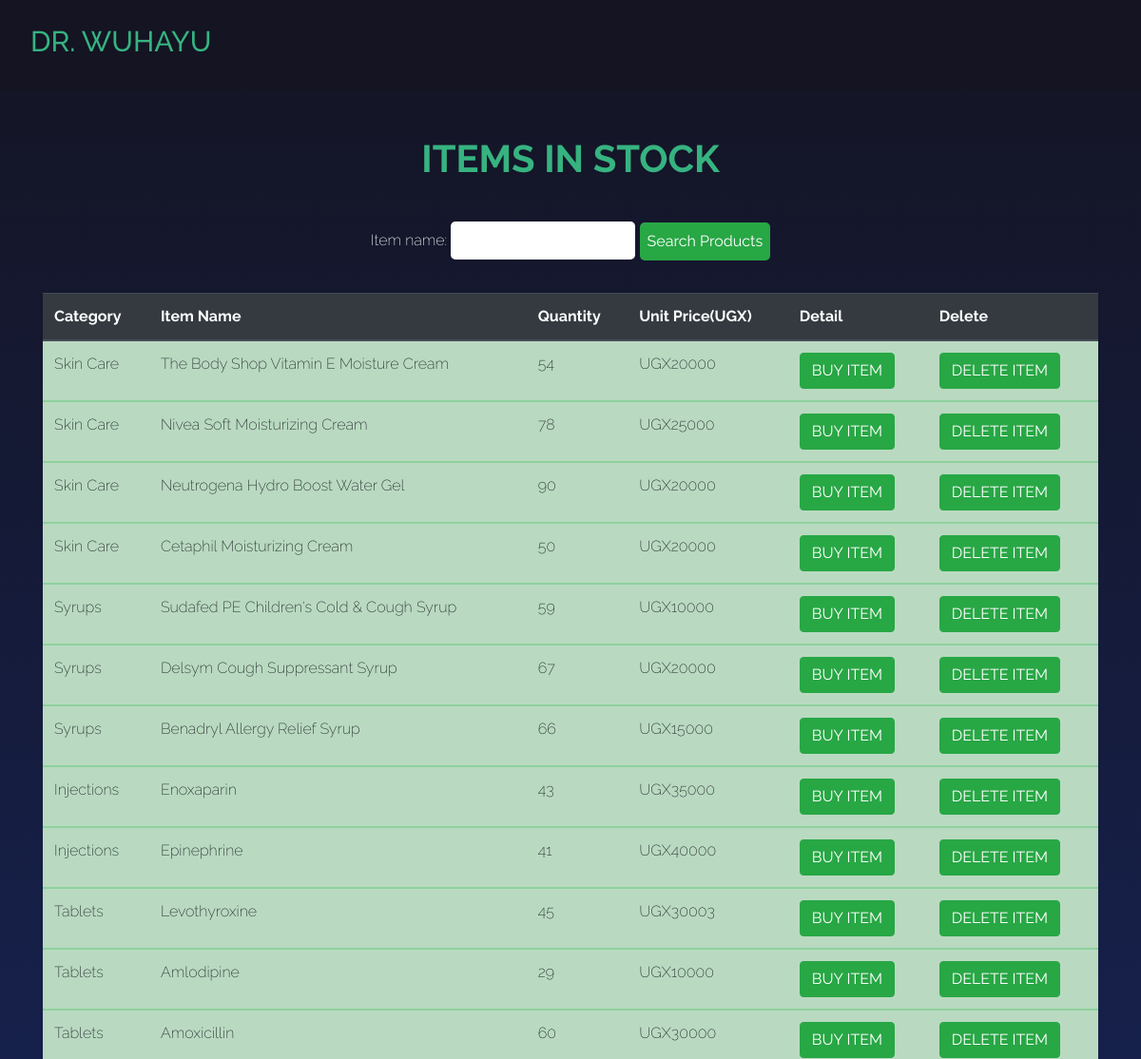
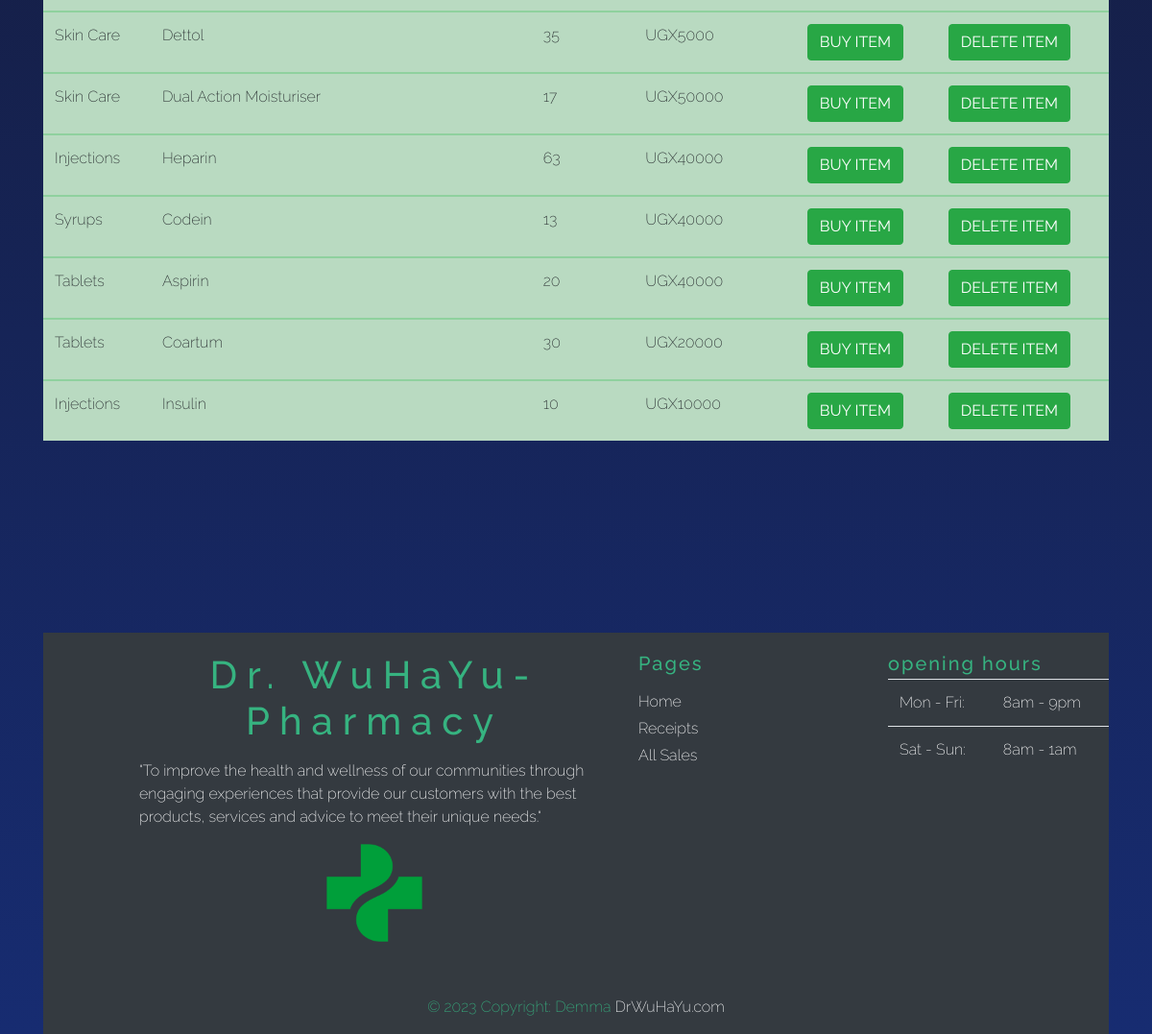
The app's page /index/ with its own data (2 pictures, top to bottom).
### invo/models.py (models this page shows, shortened)
class Product(models.Model):
    category_name = models.ForeignKey(Category,on_delete=models.CASCADE, null=True, blank=True)
    item_name = models.CharField(max_length = 50, null = True, blank = True)
    total_quantity = models.IntegerField(default = 0, null = True, blank = True)
    issuied_quantity = models.IntegerField(default = 0, null = True, blank = True)
    received_quantity = models.IntegerField(default = 0, null = True, blank = True)
    unit_price = models.IntegerField(default = 0, null = True, blank = True)
    manufacturer = models.CharField(max_length = 50, null = True, blank = True)
    brand = models.CharField(max_length = 50, null = True, blank = True)

class Category(models.Model):
    name = models.CharField(max_length = 50, null = True, blank = True)
    def __str__(self):
        return self.name

### invo/views.py (the view)
# urls.py: path('index/',views.index, name='index'),
def index(request):
    products = Product.objects.all().order_by('-id')
    product_filters = Product_filter(request.GET,queryset = products)
    products = product_filters.qs
    return render(request, 'products/index.html',{'products':products,'product_filters':product_filters})

### templates/products/index.html (shortened to what this page needs)
{% extends 'products/base.html' %} {% block content%}
<br></br>
<div class = "container">
  <h1 class= "text-center" id="item">ITEMS IN STOCK</h1>
  <br>
  <div class = "form-container">
    <form action = "" method = "GET" placeholder="Search" style="color: #ffff;">
      {{product_filters.form}}
      <input
      type = "submit"
      value = "Search Products"
      class="btn btn-success btn"/>
    </form>
  </div>
  <br>
  <table class="table table-success table-striped">
    <thead class="thead-dark">
      <tr>
        <th scope="col">Category</th>
        <th scope="col">Item Name</th>
        <th scope="col">Quantity</th>
        <th scope="col">Unit Price(UGX)</th>
        <th scope = "col">Detail</th>
        <th scope = "col">Delete</th>
      </tr>
    </thead>
    {% for product in products %}
    <tbody>
      <tr>
        <td>{{product.category_name}}</td>
        <td>{{product.item_name}}</td>
        <td>{{product.total_quantity}}</td>
        <td>UGX{{product.unit_price}}</td>
        <td><a href="{% url 'product_detail' product.id %}"
              ><input
                type="submit"
                value="BUY ITEM"
                class="btn btn-success btn"
                type="button"
            /></a></td>
        <td><a href="{% url 'delete_detail' product.id %}"
              ><input
                type="submit"
                value="DELETE ITEM"
                class="btn btn-success btn"
                type="button"
            /></a></td>
      </tr>
    </tbody>
    {% endfor %}
  </table>
</div>
{% endblock%}
{% load static%}

### templates/products/base.html (shortened to what this page needs)
{% load static %}
<!DOCTYPE html>
<html lang="en">
<head>
    <link rel="stylesheet" href="https://stackpath.bootstrapcdn.com/bootstrap/4.5.2/css/bootstrap.min.css">
    <link rel = "stylesheet" href = {% static 'css/main.css'%}>
</head>
<body>
  {% block nav %}
    <nav class="navbar navbar-expand-lg navbar-dark ">
        <a class="nav-link" href=""><h1 class="navbar-brand" style = "font-size: 25px" id="drw">DR. WUHAYU</h1></a>
     </nav>
  {% endblock %}
    {% block content%}
    {% endblock%}
</body>
{% block footer %}
<div class="container">
  <footer class="footer" style="background-color: #343a40;">
  <div class="footer-container">
    <div class="row">
      <div class="col-lg-6 col-md-12 mb-4">
        <h5 class="mb-3" style="letter-spacing: 10px; color: #36b380; text-align: center; font-size: 40px;">Dr. WuHaYu-Pharmacy</h5>
        <p style="color: #ffffff;">     "To improve the health and wellness of our communities through engaging
           experiences that provide our customers with the best products, services
           and advice to meet their unique needs."</p>
        <p>
          <div class="logo-container">
          <img src="{% static 'images/logo.svg.png' %}" alt="My Logo" class="logo2">
          </div>
        </p>
      </div>
      <div class="col-lg-3 col-md-6 mb-4">
        <h5 class="mb-3" style="letter-spacing: 2px; color: #36b380;">Pages</h5>
        <ul class="list-unstyled mb-0">
          <li class="mb-1">
            <a href="{% url 'home' %}" style="color: #ffffff;">Home</a>
          </li>
          <li class="mb-1">
            <a href="{% url 'receipt' %}" style="color: #ffffff;">Receipts</a>
          </li>
          <li class="mb-1">
            <a href="{% url 'all_sales' %}" style="color: #ffffff;">All Sales</a>
          </li>
        </ul>
      </div>
      <div class="col-lg-3 col-md-6 mb-4">
        <h5 class="mb-1" style="letter-spacing: 2px; color: #36b380;">opening hours</h5>
        <table class="table" style="color: #ffffff; border-color: #666;">
          <tbody>
            <tr>
              <td>Mon - Fri:</td>
              <td>8am - 9pm</td>
            </tr>
            <tr>
              <td>Sat - Sun:</td>
              <td>8am - 1am</td>
            </tr>
          </tbody>
        </table>
      </div>
    </div>
  </div>
  <div class="text-center p-3" style="background-color: ffffff; color: #36b380;">
    © 2023 Copyright: Demma
    <a class="text-light" href="https://profiles.stanford.edu/joy-wu">DrWuHaYu.com</a>
  </div>
</footer>
</div>
{% endblock %}
</html>

### invo/static/css/main.css (style rules this page uses)
:root { height: 100%; width: 100vw; margin: 0; padding: 0; overflow-x: hidden; }
* { box-sizing: border-box; padding: 0; margin: 0; }
html,body { position: relative; overflow-x: hidden; background: linear-gradient(to bottom,#141423,#172c71); width: 100% !important; height: 100vh; display: table; position: relative; background-position: center; -o-background-size: cover; -moz-background-size: cover; -webkit-background-size: cover; background-size: cover; background-repeat: no-repeat; font-weight: 400; max-width: 100; }
body { font-family: 'raleway'; font-weight: 200; }
.navbar { background-color: #141423; }
.navbar-brand { font-size: 30px !important; }
#item { font-size: 40px; font-style: georgia; font-weight: bold; color: #36b380; }
#drw { color: #36b380; }
.logo-container { display: flex; justify-content: center; align-items: center; padding-top: 0px; }
.form-container { width: 900px; margin: 0 auto; padding: 10px; border-radius: 5px; align-items: center; display: flex; justify-content: center; }
.form-container input { padding: 8px; border: none; border-radius: 5px; }
.footer-container { padding-top: 20px; margin-top: 200px; padding-left: 100px; }
.logo2 { width:100px; text-align: center; }

### records on screen
Product: category_name "Skin Care", item_name "The Body Shop Vitamin E Moisture Cream", total_quantity "54", unit_price "20000"
Product: category_name "Skin Care", item_name "Nivea Soft Moisturizing Cream", total_quantity "78", unit_price "25000"
Product: category_name "Skin Care", item_name "Neutrogena Hydro Boost Water Gel", total_quantity "90", unit_price "20000"
Product: category_name "Skin Care", item_name "Cetaphil Moisturizing Cream", total_quantity "50", unit_price "20000"
Product: category_name "Syrups", item_name "Sudafed PE Children's Cold & Cough Syrup", total_quantity "59", unit_price "10000"
Product: category_name "Syrups", item_name "Delsym Cough Suppressant Syrup", total_quantity "67", unit_price "20000"
Product: category_name "Syrups", item_name "Benadryl Allergy Relief Syrup", total_quantity "66", unit_price "15000"
Product: category_name "Injections", item_name "Enoxaparin", total_quantity "43", unit_price "35000"
Product: category_name "Injections", item_name "Epinephrine", total_quantity "41", unit_price "40000"
Product: category_name "Tablets", item_name "Levothyroxine", total_quantity "45", unit_price "30003"
Product: category_name "Tablets", item_name "Amlodipine", total_quantity "29", unit_price "10000"
Product: category_name "Tablets", item_name "Amoxicillin", total_quantity "60", unit_price "30000"
Product: category_name "Skin Care", item_name "Dettol", total_quantity "35", unit_price "5000"
Product: category_name "Skin Care", item_name "Dual Action Moisturiser", total_quantity "17", unit_price "50000"
Product: category_name "Injections", item_name "Heparin", total_quantity "63", unit_price "40000"
Product: category_name "Syrups", item_name "Codein", total_quantity "13", unit_price "40000"
Product: category_name "Tablets", item_name "Aspirin", total_quantity "20", unit_price "40000"
Product: category_name "Tablets", item_name "Coartum", total_quantity "30", unit_price "20000"
Product: category_name "Injections", item_name "Insulin", total_quantity "10", unit_price "10000"
